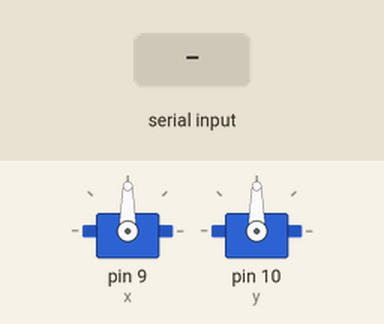
The sketch below on a simulated Arduino Uno, built with avr-gcc and run on an emulated ATmega328P. Parts: 2 × servo. The inputs (shaded band) are chosen by the test bench.

Above: at 1.2 s.
1.3 s: "90,45\n" received over Serial
At 2.4 s:
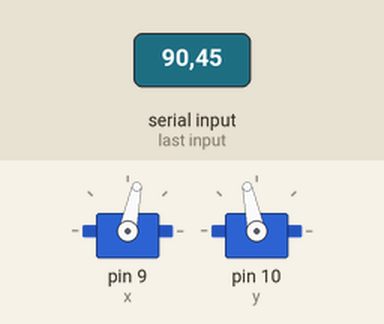
2.8 s: "30,150\n" received over Serial
At 3.6 s:
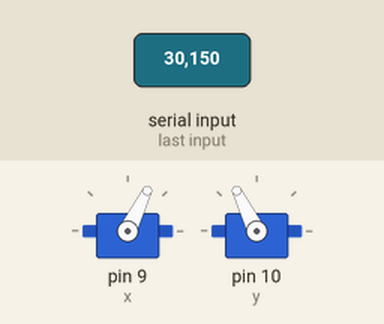
4.3 s: "5\n" received over Serial
At 5.5 s:
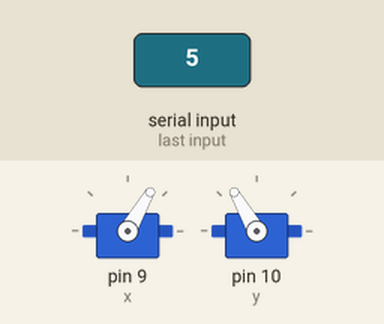
5.8 s: "90\n" received over Serial
At 6.9 s:
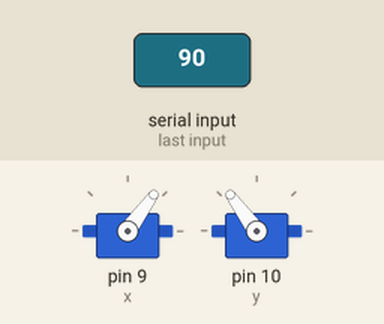
7.3 s: "1,90,45\n" received over Serial
At 8.2 s:
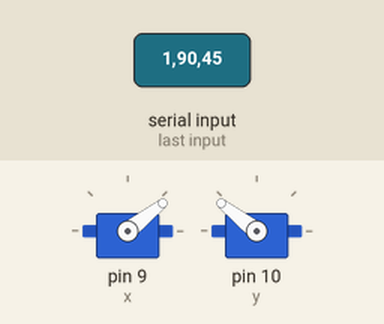
Timing chart, 0 to 9.8 s (numbered marks = the images above; inputs shaded):
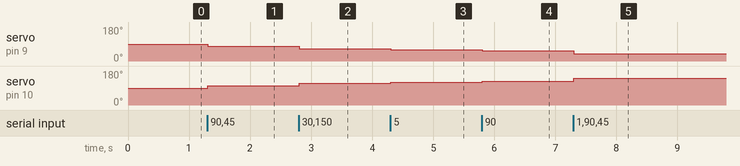

Measured:
- after the input at 1.3 s, servo on pin 9 (x): 90° → 78° at once; servo on pin 10 (y): 90° → 102° at once
- after the input at 2.8 s, servo on pin 9 (x): 78° → 64° at once; servo on pin 10 (y): 102° → 116° at once
- after the input at 4.3 s, servo on pin 9 (x): 64° → 60° at once; servo on pin 10 (y): 116° → 120° at once
- after the input at 5.8 s, servo on pin 9 (x): 60° → 54° at once; servo on pin 10 (y): 120° → 126° at once
- after the input at 7.3 s, servo on pin 9 (x): 54° → 38° at once; servo on pin 10 (y): 126° → 142° at once

The sketch:

arduino_code.ino
```cpp
#include<Servo.h>

Servo x, y;
int width = 640, height = 480;
int xpos = 90, ypos = 90;
void setup() {

  Serial.begin(9600);
  x.attach(9);
  y.attach(10);

  x.write(xpos);
  y.write(ypos);
}
const int angle = 2;

void loop() {
  if (Serial.available() > 0)
  {
    int x_mid, y_mid;
    if (Serial.read() == 'X')
    {
      x_mid = Serial.parseInt();
      if (Serial.read() == 'Y')
        y_mid = Serial.parseInt();
    }

    if (x_mid > width / 2 + 30)
      xpos += angle;
    if (x_mid < width / 2 - 30)
      xpos -= angle;
    if (y_mid < height / 2 + 30)
      ypos -= angle;
    if (y_mid > height / 2 - 30)
      ypos += angle;


    if (xpos >= 180)
      xpos = 180;
    else if (xpos <= 0)
      xpos = 0;
    if (ypos >= 180)
      ypos = 180;
    else if (ypos <= 0)
      ypos = 0;

    x.write(xpos);
    y.write(ypos);


  }
}
```
